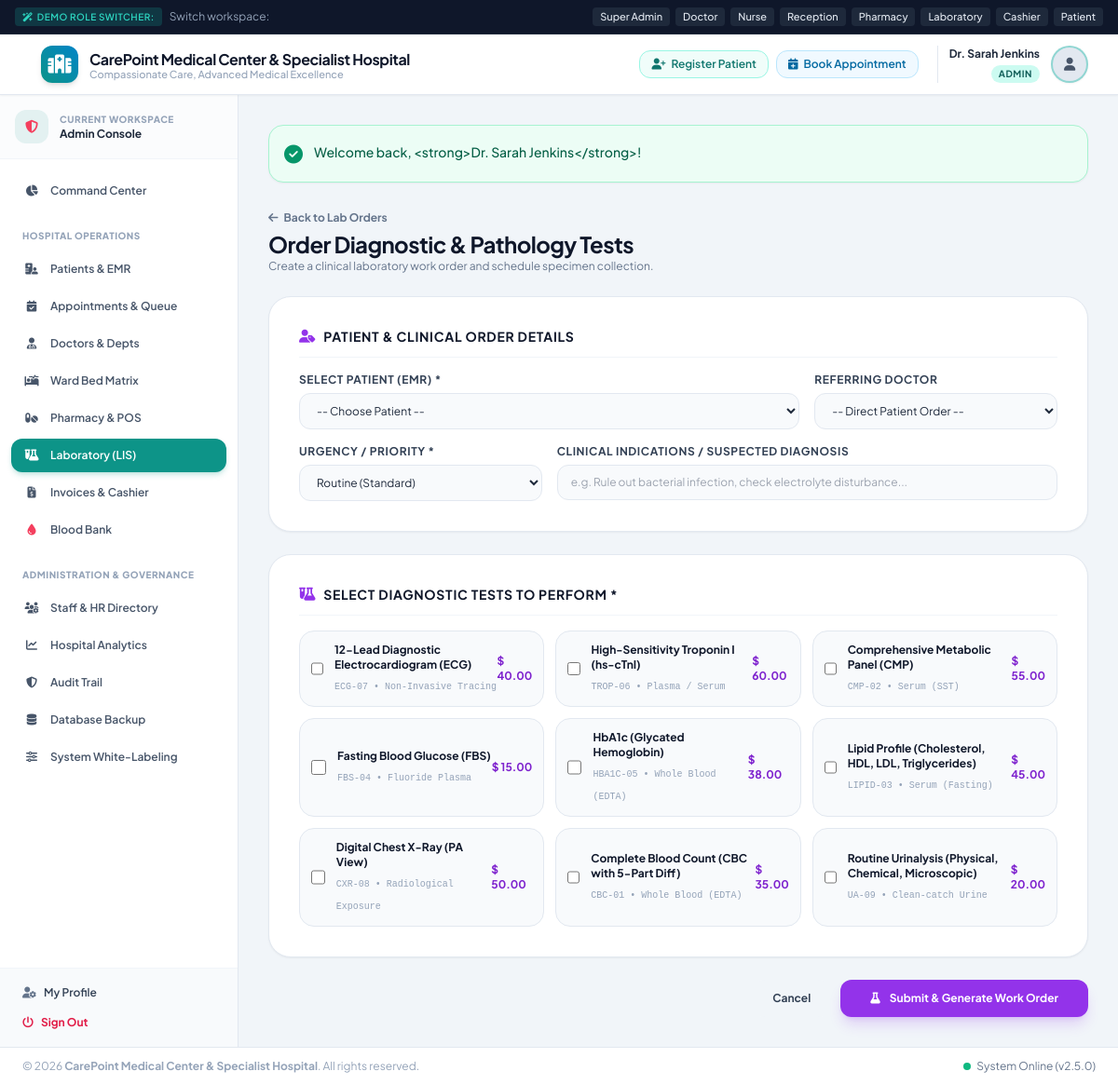
The page /modules/laboratory/create_request.php (signed in) on the database its author committed.
### tables this page shows
CREATE TABLE IF NOT EXISTS `lab_tests` (
  `id` INT AUTO_INCREMENT PRIMARY KEY,
  `category_id` INT NOT NULL,
  `test_name` VARCHAR(150) NOT NULL,
  `test_code` VARCHAR(50) NOT NULL UNIQUE,
  `sample_type` VARCHAR(80) DEFAULT 'Blood',
  `price` DECIMAL(10,2) NOT NULL DEFAULT 25.00,
  `normal_range` VARCHAR(255) NULL,
  `unit` VARCHAR(50) NULL,
  `description` TEXT NULL,
  `status` ENUM('active', 'inactive') DEFAULT 'active',
  FOREIGN KEY (`category_id`) REFERENCES `lab_test_categories`(`id`) ON DELETE RESTRICT
);

### config/helpers.php (called while the page is built, shortened)
<?php
function e(?string $string): string {
    return htmlspecialchars($string ?? '', ENT_QUOTES, 'UTF-8');
}
function getSetting(string $key, $default = null) {
    static $settingsCache = null;
    $pdo = Database::getConnection();
    if ($settingsCache === null) {
        $settingsCache = [];
        try {
            $stmt = $pdo->query("SELECT `key`, `value` FROM system_settings");
            while ($row = $stmt->fetch()) {
                $settingsCache[$row['key']] = $row['value'];
            }
        } catch (Exception $e) {
            return $default;
        }
    }
    return $settingsCache[$key] ?? $default;
}
function formatMoney($amount): string {
    $currency = getSetting('currency_symbol', DEFAULT_CURRENCY);
    $formatted = number_format((float)($amount ?? 0), 2);
    return $currency . ' ' . $formatted;
}

### modules/laboratory/create_request.php (the view, shortened to what this page needs)
<?php
require_once __DIR__ . '/../../includes/header.php';
$pdo = Database::getConnection();
$labTests = $pdo->query("SELECT lt.*, c.name as cat_name FROM lab_tests lt JOIN lab_test_categories c ON lt.category_id = c.id WHERE lt.status = 'active' ORDER BY c.name ASC, lt.test_name ASC")->fetchAll();
?>
<div class="max-w-4xl mx-auto space-y-6">
    <div>
        <a href="index.php" class="text-xs text-slate-500 hover:text-teal-600 font-bold inline-flex items-center mb-1">
            <i class="fa-solid fa-arrow-left mr-1.5"></i> Back to Lab Orders
        </a>
        <h1 class="text-2xl font-bold text-slate-900 tracking-tight">Order Diagnostic & Pathology Tests</h1>
        <p class="text-xs text-slate-500">Create a clinical laboratory work order and schedule specimen collection.</p>
    </div>
    <form method="POST" action="" class="space-y-6">
        <div class="bg-white rounded-3xl p-6 sm:p-8 border border-slate-200 shadow-sm space-y-4">
            <div class="border-b border-slate-100 pb-3">
                <h3 class="text-sm font-bold text-slate-900 uppercase tracking-wider flex items-center">
                    <i class="fa-solid fa-user-tag text-purple-600 mr-2"></i> Patient & Clinical Order Details
                </h3>
            </div>
            <div class="grid grid-cols-1 sm:grid-cols-3 gap-4">
                <div class="sm:col-span-2">
                    <label class="block text-xs font-bold text-slate-700 uppercase tracking-wider mb-1.5">Select Patient (EMR) *</label>
                    <select name="patient_id" required class="w-full px-3.5 py-2.5 bg-slate-50 border border-slate-200 rounded-xl text-xs focus:ring-2 focus:ring-purple-500 focus:bg-white focus:outline-none">
                        <option value="">-- Choose Patient --</option>
                    </select>
                </div>
                <div>
                    <label class="block text-xs font-bold text-slate-700 uppercase tracking-wider mb-1.5">Referring Doctor</label>
                    <select name="doctor_id" class="w-full px-3.5 py-2.5 bg-slate-50 border border-slate-200 rounded-xl text-xs focus:ring-2 focus:ring-purple-500 focus:bg-white focus:outline-none">
                        <option value="">-- Direct Patient Order --</option>
                    </select>
                </div>
                <div>
                    <label class="block text-xs font-bold text-slate-700 uppercase tracking-wider mb-1.5">Urgency / Priority *</label>
                    <select name="priority" required class="w-full px-3.5 py-2.5 bg-slate-50 border border-slate-200 rounded-xl text-xs focus:ring-2 focus:ring-purple-500 focus:bg-white focus:outline-none">
                        <option value="Routine">Routine (Standard)</option>
                    </select>
                </div>
                <div class="sm:col-span-2">
                    <label class="block text-xs font-bold text-slate-700 uppercase tracking-wider mb-1.5">Clinical Indications / Suspected Diagnosis</label>
                    <input type="text" name="clinical_notes" placeholder="e.g. Rule out bacterial infection, check electrolyte disturbance..." class="w-full px-3.5 py-2.5 bg-slate-50 border border-slate-200 rounded-xl text-xs focus:ring-2 focus:ring-purple-500 focus:bg-white focus:outline-none">
                </div>
            </div>
        </div>
        <div class="bg-white rounded-3xl p-6 sm:p-8 border border-slate-200 shadow-sm space-y-4">
            <div class="border-b border-slate-100 pb-3">
                <h3 class="text-sm font-bold text-slate-900 uppercase tracking-wider flex items-center">
                    <i class="fa-solid fa-flask-vial text-purple-600 mr-2"></i> Select Diagnostic Tests to Perform *
                </h3>
            </div>
            <div class="grid grid-cols-1 sm:grid-cols-2 md:grid-cols-3 gap-3">
                <?php foreach ($labTests as $lt): ?>
                    <label class="p-3 bg-slate-50 hover:bg-purple-50/60 border border-slate-200 rounded-2xl flex items-center justify-between cursor-pointer transition">
                        <div class="flex items-center space-x-3">
                            <input type="checkbox" name="tests[]" value="<?= $lt['id'] ?>" class="w-4 h-4 text-purple-600 rounded border-slate-300 focus:ring-purple-500">
                            <div>
                                <span class="font-bold text-slate-900 text-xs block"><?= e($lt['test_name']) ?></span>
                                <span class="text-[10px] text-slate-400 font-mono"><?= e($lt['test_code']) ?> &bull; <?= e($lt['sample_type']) ?></span>
                            </div>
                        </div>
                        <span class="font-bold text-purple-700 text-xs"><?= formatMoney($lt['price']) ?></span>
                    </label>
                <?php endforeach; ?>
            </div>
        </div>
        <div class="flex items-center justify-end space-x-3">
            <a href="index.php" class="px-5 py-3 rounded-xl bg-slate-100 hover:bg-slate-200 text-slate-700 text-xs font-bold transition">
                Cancel
            </a>
            <button type="submit" class="px-8 py-3 rounded-xl bg-purple-600 hover:bg-purple-700 text-white text-xs font-bold shadow-lg shadow-purple-600/20 transition transform hover:-translate-y-0.5">
                <i class="fa-solid fa-flask mr-2"></i> Submit & Generate Work Order
            </button>
        </div>
    </form>
</div>
<?php require_once __DIR__ . '/../../includes/footer.php'; ?>

### assets/css/style.css (style rules this page uses)
body { font-family: 'Plus Jakarta Sans', -apple-system, BlinkMacSystemFont, "Segoe UI", Roboto, sans-serif; color: #1e293b; background-color: #f8fafc; }

### rows shown on the page
lab_tests: test_name "12-Lead Diagnostic Electrocardiogram (ECG)", test_code "ECG-07", sample_type "Non-Invasive Tracing", price "$ 40.00"
lab_tests: test_name "High-Sensitivity Troponin I (hs-cTnI)", test_code "TROP-06", sample_type "Plasma / Serum", price "$ 60.00"
lab_tests: test_name "Comprehensive Metabolic Panel (CMP)", test_code "CMP-02", sample_type "Serum (SST)", price "$ 55.00"
lab_tests: test_name "Fasting Blood Glucose (FBS)", test_code "FBS-04", sample_type "Fluoride Plasma", price "$ 15.00"
lab_tests: test_name "HbA1c (Glycated Hemoglobin)", test_code "HBA1C-05", sample_type "Whole Blood (EDTA)", price "$ 38.00"
lab_tests: test_name "Lipid Profile (Cholesterol, HDL, LDL, Triglycerides)", test_code "LIPID-03", sample_type "Serum (Fasting)", price "$ 45.00"
lab_tests: test_name "Digital Chest X-Ray (PA View)", test_code "CXR-08", sample_type "Radiological Exposure", price "$ 50.00"
lab_tests: test_name "Complete Blood Count (CBC with 5-Part Diff)", test_code "CBC-01", sample_type "Whole Blood (EDTA)", price "$ 35.00"
lab_tests: test_name "Routine Urinalysis (Physical, Chemical, Microscopic)", test_code "UA-09", sample_type "Clean-catch Urine", price "$ 20.00"

### other values the page prints
$hospitalName "CarePoint Medical Center & Specialist Hospital"
$hospitalTagline "Compassionate Care, Advanced Medical Excellence"
$user['name'] "Dr. Sarah Jenkins"
$user['role'] "ADMIN"
$userRole "Admin"
$flash['message'] "Welcome back, <strong>Dr. Sarah Jenkins</strong>!"
getSetting('hospital_name', DEFAULT_HOSPITAL_NAME) "CarePoint Medical Center & Specialist Hospital"
APP_VERSION "2.5.0"
